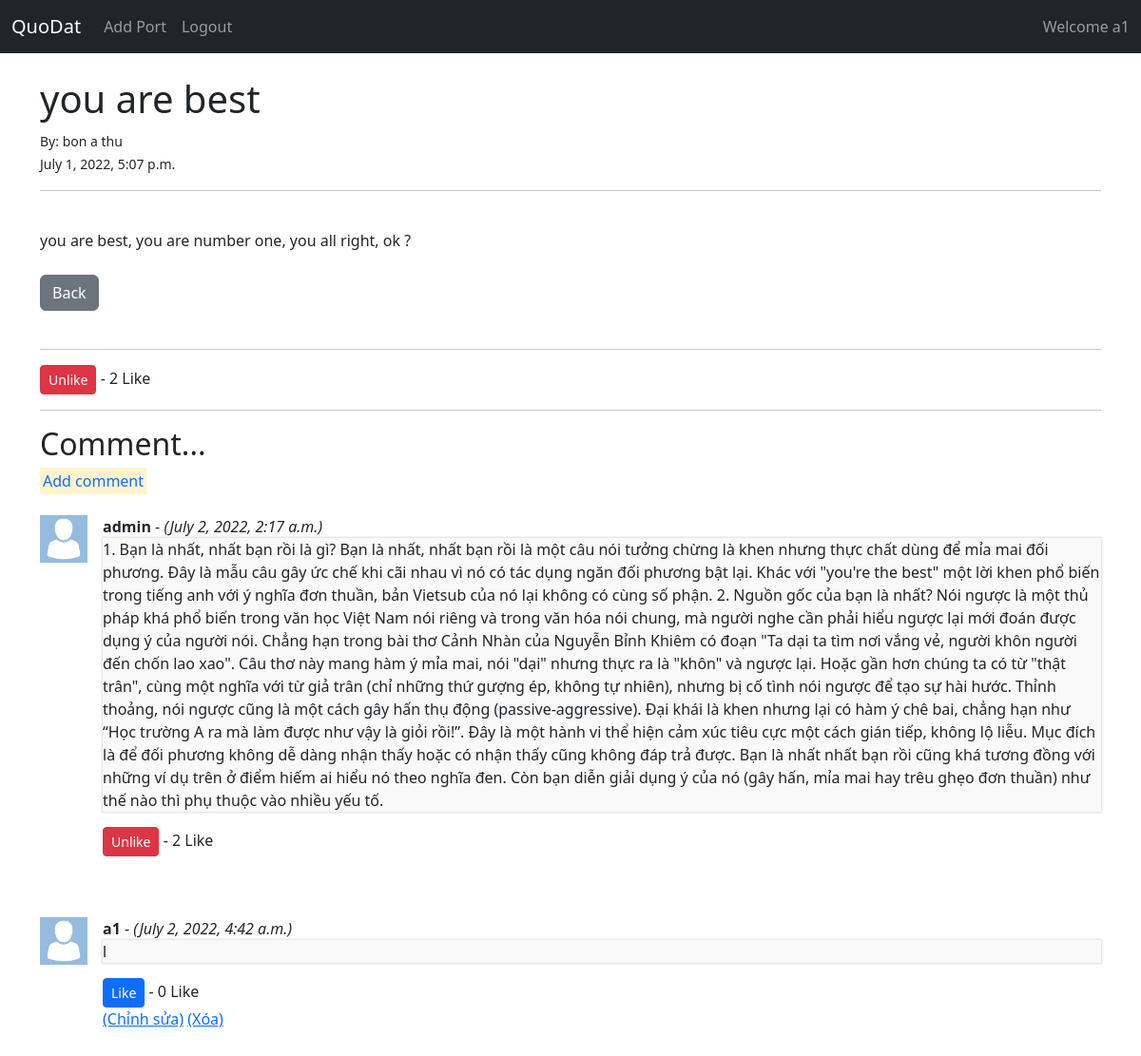
The app's page /apphome/mangxahoi/chitiet/15/ (signed in) with its own data.
### mangxahoi/models.py (models this page shows, shortened)
class Post(models.Model):
    title = models.CharField(max_length=255)
    author = models.ForeignKey(User, on_delete=models.CASCADE)
    body = models.TextField()
    post_date = models.DateTimeField(auto_now_add=True)
    likes = models.ManyToManyField(User, related_name='blog_posts')
    def total_likes(self):
        return self.likes.count()

class Comment(models.Model):
    post = models.ForeignKey(Post, related_name="comments", on_delete=models.CASCADE)
    name = models.ForeignKey(User, on_delete=models.CASCADE)
    body = models.TextField()
    cmt_date = models.DateTimeField(auto_now_add=True)
    cmt_likes = models.ManyToManyField(User, related_name='blog_cmts')

### mangxahoi/views.py (the view)
# urls.py: path('chitiet/<int:pk>/', ChitietView.as_view(), name='chitiet'),
class ChitietView(DetailView):
    model = Post
    template_name = 'mangxahoi/chitiet.html'

### mangxahoi/templates/mangxahoi/chitiet.html (shortened to what this page needs)
{% extends "mangxahoi/base.html" %}
{% load static %}
{% block content %}
<h1>{{ post.title }}</h1>
<small>
    By:
    {{post.author.last_name}}
    {{post.author.first_name}}
    <br>
    {{ post.post_date }}
</small>
<br>
<hr>
<br>
{{ post.body|safe }}
<br><br>
<a href="{% url 'mangxahoi:mangxahoi' %}" class="btn btn-secondary">Back</a>
<br><br>
<hr>
<form action="{% url 'mangxahoi:like_post' post.pk %}" method="POST">
    {% if user.is_authenticated %}
        {% if user in post.likes.all %}
            <button type="submit", name="post_id", value="{{post.id}}", class="btn btn-danger btn-sm">Unlike</button>
        {% else %}
            <button type="submit", name="post_id", value="{{post.id}}", class="btn btn-primary btn-sm">Like</button>
        {% endif %}
    {% else %}
        <small><a href="{% url 'login' %}">Đăng nhập</a> để like</small>
    {% endif %}
    - {{ post.total_likes}} Like
</form>
<hr>
<h2>Comment...</h2>
{% if user.is_authenticated %}
    {% if not post.comments.all %}
        The first person comment, <a href="{% url 'mangxahoi:add_comment' post.pk %}">add on...</a>
    {% else %}
        <mark><a href="{% url 'mangxahoi:add_comment' post.pk %}" class="text-decoration-none">Add comment</a></mark> <br><br>
    {% endif %}
{% else %}
    {% if not post.comments.all %}
        The first person comment, <a href="{% url 'login' %}">add on...</a>
    {% else %}
        <mark><a href="{% url 'login' %}" class="text-decoration-none">Add comment</a></mark> <br><br>
    {% endif %}
{% endif %}
{% for comment in post.comments.all %}
    <div class="d-flex">
        <div class="flex-shrink-0">
            <img src="{% static 'mangxahoi/images/avatar.png' %}" alt="avatar" width ="50vw" >
        </div>
        <div class="flex-grow-1 ms-3">
            <strong>{{comment.name}}</strong>   - <i>({{comment.cmt_date}})</i>
            <br>
            <p style="box-shadow:0px 0px 2px 1px #dcdcdc;background:#f9f9f9;">
                {{comment.body|safe}}
                <form action="{% url 'mangxahoi:like_comment' comment.pk %}" method="POST">
                    {% if user.is_authenticated %}
                        {% if user in comment.cmt_likes.all %}
                            <button type="submit", name="comment_id", value="{{comment.id}}", class="btn btn-danger btn-sm">Unlike</button>
                        {% else %}
                            <button type="submit", name="comment_id", value="{{comment.id}}", class="btn btn-primary btn-sm">Like</button>
                        {% endif %}
                    {% else %}
                        <small><a href="{% url 'login' %}">Đăng nhập</a> để like</small>
                    {% endif %}
                    - {{ comment.cmt_likes.count }} Like
                </form>
                {% if user.is_authenticated %}
                    {% if comment.name.id == user.id %}
                        <a href="{% url 'mangxahoi:update_comment' comment.pk %}">(Chỉnh sửa)</a>
                        <a href="{% url 'mangxahoi:delete_comment' comment.pk %}">(Xóa)</a>
                    {% endif %}
                {% endif %}
            </p>
            <br><br>
        </div>
    </div>
{% endfor %}
{% endblock %}

### mangxahoi/templates/mangxahoi/base.html (shortened to what this page needs)
<!doctype html>
<html lang="en">
  <head>
    <link href="https://cdn.jsdelivr.net/npm/bootstrap@5.2.0-beta1/dist/css/bootstrap.min.css" rel="stylesheet">
  </head>
  <body>
  <nav class="navbar navbar-expand-lg navbar-dark bg-dark">
    <div class="container-fluid">
      <a class="navbar-brand" href="{% url 'mangxahoi:mangxahoi' %}">QuoDat</a>
      <div class="collapse navbar-collapse" id="navbarSupportedContent">
        <ul class="navbar-nav me-auto mb-2 mb-lg-0">
          {% if user.is_authenticated %}
            <li class="nav-item">
              <a class="nav-link" href="{% url 'mangxahoi:add_post' %}">Add Port</a>
            </li>
            <li class="nav-item">
              <a class="nav-link" href="{% url 'logout' %}">Logout</a>
            </li>
          {% endif %}
        </ul>
        {% if user.is_authenticated %}
          <span class="navbar-text">
            Welcome {{ user.username }}
          </span>
        {% endif %}
      </div>
    </div>
  </nav>
    <br>
    <div class="container">
        {% block content %}
        {% endblock %}
    </div>
  </body>
</html>

### records on screen
Post: title "you are best", author.last_name "bon", author.first_name "a thu", post_date "July 1, 2022, 5:07 p.m.", body "you are best, you are number one, you all right, ok ?", total_likes "2"
Comment: name "admin", cmt_date "July 2, 2022, 2:17 a.m.", body "1. Bạn là nhất, nhất bạn rồi là gì? Bạn là nhất, nhất bạn rồi là một câu nói tưởng chừng là khen nhưng thực chất dùng để mỉa mai đối phương. Đây là mẫu câu gây ức chế khi cãi nhau vì nó có tác dụng ngăn đối phương bật lại. Khác với \"you're the best\" một lời khen phổ biến trong tiếng anh với ý nghĩa đơn thuần, bản Vietsub của nó lại không có cùng số phận. 2. Nguồn gốc của bạn là nhất? Nói ngược là một thủ pháp khá phổ biến trong văn học Việt Nam nói riêng và trong văn hóa nói chung, mà người nghe cần phải hiểu ngược lại mới đoán được dụng ý của người nói. Chẳng hạn trong bài thơ Cảnh Nhàn của Nguyễn Bỉnh Khiêm có đoạn \"Ta dại ta tìm nơi vắng vẻ, người khôn người đến chốn lao xao\". Câu thơ…", cmt_likes.count "2"
Comment: name "a1", cmt_date "July 2, 2022, 4:42 a.m.", body "l", cmt_likes.count "0", shows "(Chỉnh sửa)"

### other values on screen
{{ user.username }} "a1"
